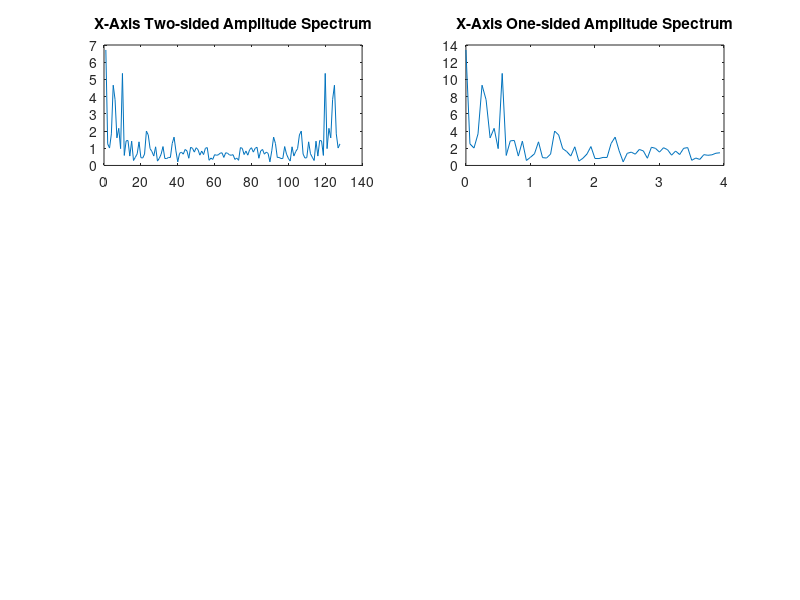
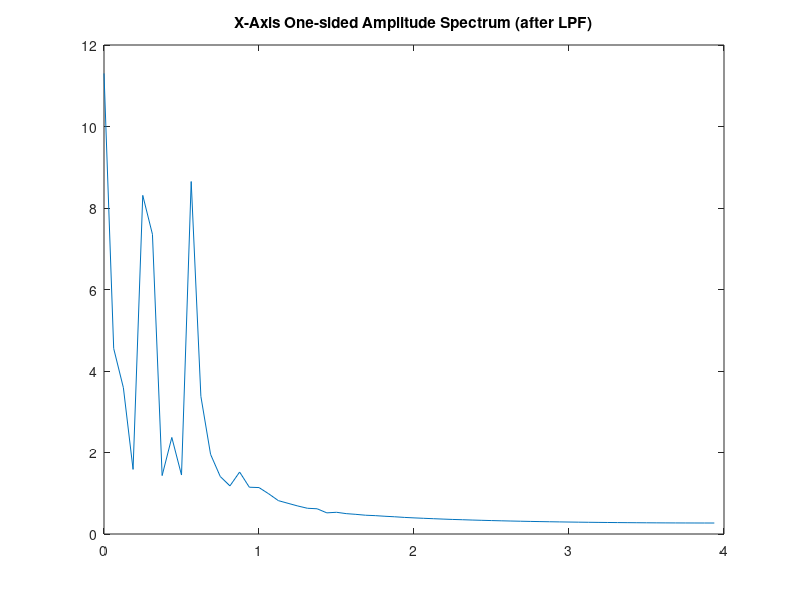
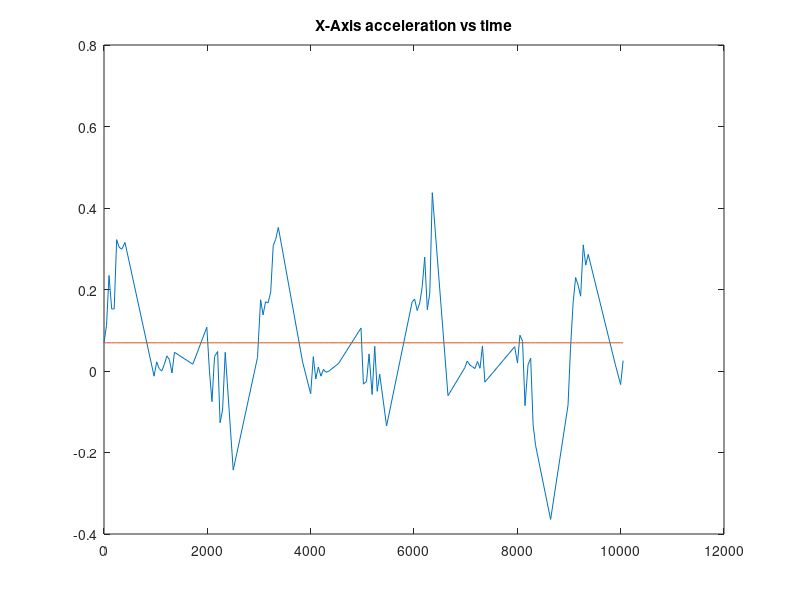
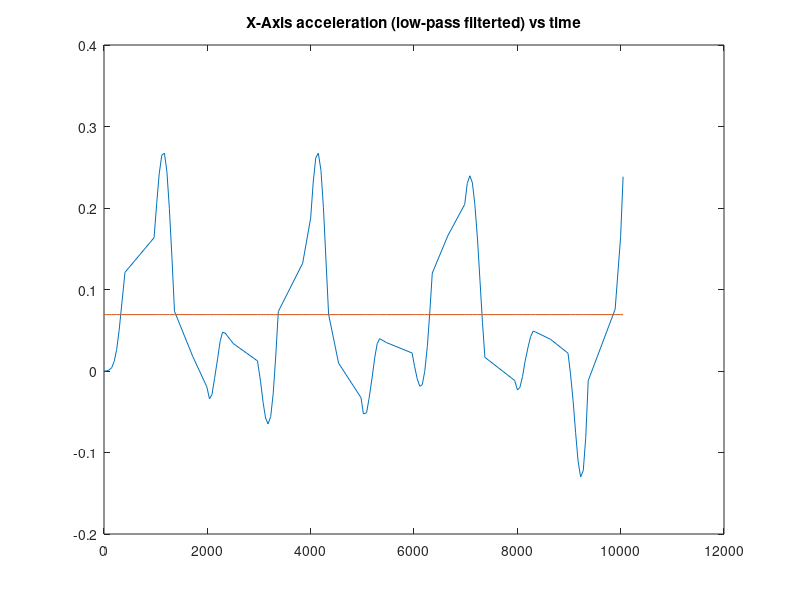

Reproduce these figures in MATLAB, in order.
% Patrick Corley - 2020
% Analysis script for accelerometer data captured from rowing sessions
pkg load signal
close all;

aX = importdata('x_accel_small.txt');
aX_negated = aX .* -1;
aY = importdata('y_accel.txt');
aY_negated = aY .* -1;
aZ = importdata('z_accel.txt');
aZ_negated = aZ .* -1;
time_ms = importdata('time_ms_small.txt');

##all_axes_sum =  aX + aY + aZ;
arr_size = length(aX);

aX_sum = 0;
aY_sum = 0;
aZ_sum = 0;
for i = 1:arr_size
  aX_sum = aX_sum + aX(i);
  aY_sum = aY_sum + aY(i);
  aZ_sum = aZ_sum + aZ(i);
end
aX_avg = aX_sum / arr_size;
aX_avg_arr = aX_avg.* ones(arr_size,1);
aY_avg = aY_sum / arr_size;
aY_avg_arr = aY_avg.* ones(arr_size,1);
aZ_avg = aZ_sum / arr_size;
aZ_avg_arr = aZ_avg.* ones(arr_size,1);
 
x_points = linspace(0, arr_size - 1, arr_size);

% Compute and plot FFt of acceleration data
fs = 8; % sampling frequency
% Number of frequency pins must be the next power of two after the number of 
% samples we have 41633 -> 65536
fft_size=2^nextpow2(arr_size);

% Generate frequency domain data (double-sided)
X_double = fft(aX, fft_size);
figure();
subplot(3,2,1);
plot(abs(X_double));
title('X-Axis Two-sided Amplitude Spectrum');
% Generate singler-sided frequency data 
X_single = X_double(1:fft_size/2) * 2;
% Convert frequency bins to actual frequency values (Hz)       
f = fs*(0:fft_size/2 - 1)/fft_size;
subplot(3,2,2);
plot(f, abs(X_single));
title('X-Axis One-sided Amplitude Spectrum');

##% Generate frequency domain data (double-sided)
##Y_double = fft(aY, fft_size);
##subplot(3,2,3);
##plot(abs(Y_double));
##title('Y-Axis Two-sided Amplitude Spectrum');
##% Generate singler-sided frequency data 
##Y_single = Y_double(1:fft_size/2) * 2;
##% Convert frequency bins to actual frequency values (Hz)       
##f = fs*(0:fft_size/2 - 1)/fft_size;
##subplot(3,2,4);
##plot(f, abs(Y_single));
##title('Y-Axis One-sided Amplitude Spectrum');
##
##% Generate frequency domain data (double-sided)
##Z_double = fft(aZ, fft_size);
##subplot(3,2,5);
##plot(abs(Z_double));
##title('Z-Axis Two-sided Amplitude Spectrum');
##% Generate singler-sided frequency data 
##Z_single = Z_double(1:fft_size/2) * 2;
##% Convert frequency bins to actual frequency values (Hz)       
##f = fs*(0:fft_size/2 - 1)/fft_size;
##subplot(3,2,6);
##plot(f, abs(Z_single));
##title('Z-Axis One-sided Amplitude Spectrum');

% Low pass filter the data
fpass = 0.75;
n = 6;
[b,a] = butter(n,fpass/(fs/2));
aX_lpf = filter(b,a,aX);

figure();
X_double_lpf = fft(aX_lpf, fft_size);
% Generate singler-sided frequency data 
X_single_lpf = X_double_lpf(1:fft_size/2) * 2;
% Convert frequency bins to actual frequency values (Hz)       
f = fs*(0:fft_size/2 - 1)/fft_size;
plot(f, abs(X_single_lpf));
title('X-Axis One-sided Amplitude Spectrum (after LPF)');


figure();
plot(time_ms, aX);
title('X-Axis acceleration vs time');
hold;
plot(time_ms, aX_avg_arr);
figure();
plot(time_ms, aX_lpf);
title('X-Axis acceleration (low-pass filterted) vs time');
hold;
plot(time_ms, aX_avg_arr);











